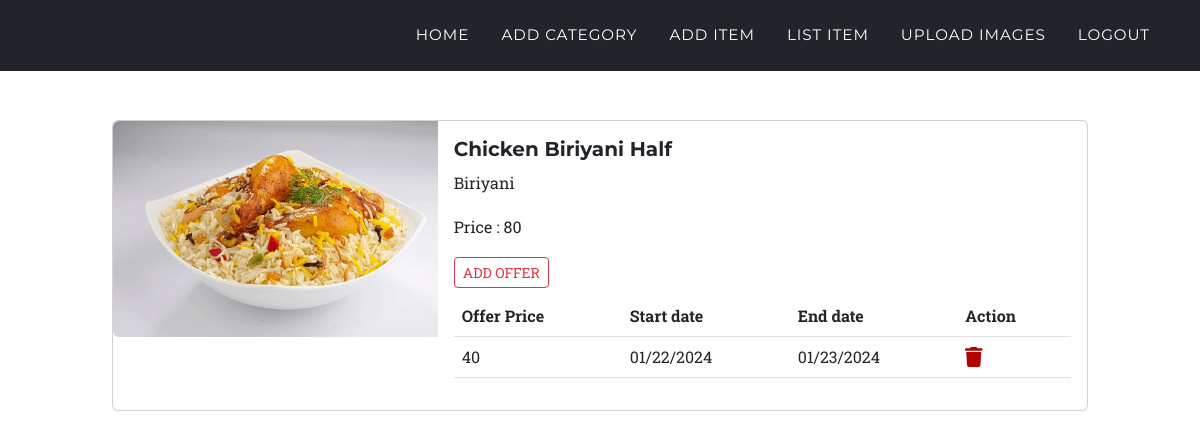
Screenshot of /foodsync/item/2/detail/ (signed in) with the database file from the repository.
### myapp/models.py (models this page shows, shortened)
class Item(models.Model):
    name = models.CharField(max_length=100)
    category = models.ForeignKey(Category,null=True,on_delete=models.SET_NULL)
    image = models.ImageField(upload_to="images")
    price = models.PositiveIntegerField()
    restaurant = models.ForeignKey(Restaurant,on_delete=models.CASCADE)
    is_active = models.BooleanField(default = True)

class Category(models.Model):
    name = models.CharField(max_length=100)
    image = models.ImageField(upload_to="images",null=True)
    is_active = models.BooleanField(default=True)
    restaurant = models.ForeignKey(Restaurant, on_delete=models.CASCADE)
    def __str__(self):
        return self.name

class Offer(models.Model):
    item = models.ForeignKey(Item,on_delete=models.CASCADE)
    price=models.PositiveIntegerField()
    start_date=models.DateTimeField()
    end_date=models.DateTimeField()
    restaurant = models.ForeignKey(Restaurant,on_delete=models.CASCADE)

### restaurant/views.py (the view)
# urls.py: path('item/<int:pk>/detail/',views.ItemDetailView.as_view(),name="item_detail"),
@method_decorator(signinRequired, name="dispatch")
class ItemDetailView(DetailView):
    template_name = "restaurant/item_detail.html"
    model = models.Item
    context_object_name = "item"

### restaurant/views.py (called while the page is built)
def signinRequired(fn):
    def wrapper(request,*args,**kwargs):
        if not request.user.is_authenticated:
            messages.error(request,"Invalid User")
            return redirect("restaurant_signin")
        else:
            return fn(request,*args,**kwargs)
    return wrapper

### restaurant/templates/restaurant/item_detail.html (shortened to what this page needs)
{% extends 'restaurant/base.html' %}
{% block main_block %}
<div class="container-fluid" style="margin-top: 120px;">
    <div class="row">
      <div class="col-1"></div>
        <div class="col-10">
          <div class="card mb-3" style="max-width: 100%;">
            <div class="row g-0">
              <div class="col-md-4">
                <img src="{{ item.image.url }}" class="img-fluid rounded-start" alt="...">
              </div>
              <div class="col-md-8">
                <div class="card-body">
                  <h5 class="card-title">{{item.name}}</h5>
                  <p class="card-text">{{item.category}}</p>
                  <p>Price : {{item.price}}</p>
                  <div class="mb-2">
                    <a href="{% url 'offer_add' item.id %}" class="btn btn-outline-danger btn-sm">ADD OFFER</a>
                  </div>
                  <table class="table">
                    <thead>
                      <th>Offer Price</th>
                      <th>Start date</th>
                      <th>End date</th>
                      <th>Action</th>
                    </thead>
                    {% for o in item.offer_set.all %}
                      <tbody>
                        <td>{{o.price}}</td>
                        <td>{{o.start_date |date:"SHORT_DATE_FORMAT" }}</td>
                        <td>{{o.end_date |date:"SHORT_DATE_FORMAT"  }}</td>
                        <td>
                          <a href="{% url 'offer_delete' o.id %}"><i class="fa-solid fa-trash fa-lg" style="color: #b30000;"></i></a>
                        </td>
                      </tbody>
                    {% endfor %}
                  </table>
                </div>
              </div>
            </div>
        </div>
      </div>
      <div class="col-1"></div>
    </div>
</div>
{% endblock %}

### rows the page displays
Item: image (picture), name "Chicken Biriyani Half", category "Biriyani", price "80"
Offer: price "40", start_date "01/22/2024", end_date "01/23/2024"
